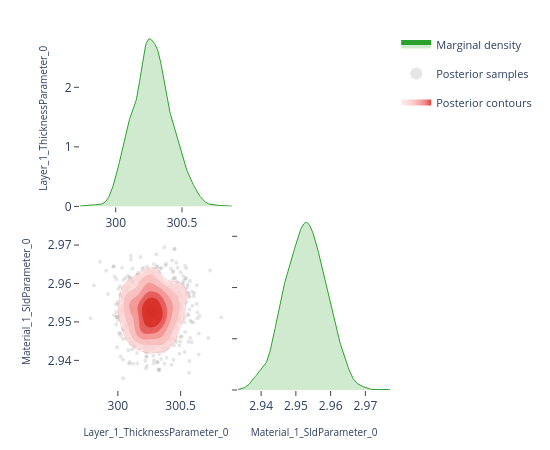

This figure's notebook cell:
### Code cell
# ---- Pairwise focus: thickness vs SLD ---------------------------------------
# A 2-parameter corner plot zooms in on the joint posterior for a specific
# pair.  This is the same view the EasyReflectometryApp's "2D Heatmap"
# sub-tab uses to inspect parameter degeneracies.


params_of_interest = ['Layer_1_ThicknessParameter_0', 'Material_1_SldParameter_0']
idx = [posterior.param_names.index(p) for p in params_of_interest]
subset_draws = np.asarray(posterior.draws)[:, idx]

fig = plot_corner(subset_draws, params_of_interest)
fig.show()

### Figure 1 — Plotly figure (JSON) as saved in the notebook; plotly's stock layout.template omitted (floating-point values rounded to 4 significant figures; data arrays with more than 128 entries replaced by an {"elided": "..."} marker saying what was removed)
{"data": [{"fill": "tozeroy", "fillcolor": "rgba(44, 160, 44, 0.22)", "hoverinfo": "skip", "legendgroup": "marginal", "line": {"color": "rgb(44, 160, 44)", "width": 1}, "mode": "lines", "name": "Marginal density", "showlegend": true, "type": "scatter", "x": {"elided": "256 float values"}, "xaxis": "x", "y": {"elided": "256 float values"}, "yaxis": "y"}, {"hoverinfo": "skip", "legendgroup": "scatter", "marker": {"color": "rgba(140, 140, 140, 0.22)", "size": 4}, "mode": "markers", "name": "Posterior samples", "showlegend": true, "type": "scatter", "x": {"elided": "880 float values"}, "xaxis": "x3", "y": {"elided": "880 float values"}, "yaxis": "y3", "zorder": 0}, {"colorscale": [[0.0, "rgba(255, 224, 224, 0.62)"], [0.35, "rgba(250, 188, 188, 0.70)"], [0.6, "rgba(245, 148, 148, 0.78)"], [0.82, "rgba(237, 104, 104, 0.84)"], [1.0, "rgba(215, 48, 39, 0.90)"]], "connectgaps": false, "contours": {"coloring": "fill", "end": 172.9, "showlabels": false, "showlines": false, "size": 27.31, "start": 36.41}, "hoverinfo": "skip", "legendgroup": "contour", "name": "Posterior contours", "showlegend": true, "showscale": false, "type": "contour", "x": [299.7, 299.7, 299.8, 299.8, 299.8, 299.8, 299.8, 299.8, 299.8, 299.9, 299.9, 299.9, 299.9, 299.9, 299.9, 299.9, 300.0, 300.0, 300.0, 300.0, 300.0, 300.0, 300.0, 300.1, 300.1, 300.1, 300.1, 300.1, 300.1, 300.2, 300.2, 300.2, 300.2, 300.2, 300.2, 300.2, 300.3, 300.3, 300.3, 300.3, 300.3, 300.3, 300.3, 300.4, 300.4, 300.4, 300.4, 300.4, 300.4, 300.4, 300.5, 300.5, 300.5, 300.5, 300.5, 300.5, 300.5, 300.6, 300.6, 300.6, 300.6, 300.6, 300.6, 300.6, 300.7, 300.7, 300.7, 300.7, 300.7, 300.7, 300.7, 300.8, 300.8, 300.8, 300.8, 300.8, 300.8, 300.8, 300.9, 300.9], "xaxis": "x3", "y": [2.933, 2.934, 2.934, 2.935, 2.936, 2.936, 2.937, 2.937, 2.938, 2.938, 2.939, 2.939, 2.94, 2.941, 2.941, 2.942, 2.942, 2.943, 2.943, 2.944, 2.944, 2.945, 2.946, 2.946, 2.947, 2.947, 2.948, 2.948, 2.949, 2.949, 2.95, 2.951, 2.951, 2.952, 2.952, 2.953, 2.953, 2.954, 2.954, 2.955, 2.956, 2.956, 2.957, 2.957, 2.958, 2.958, 2.959, 2.959, 2.96, 2.96, 2.961, 2.962, 2.962, 2.963, 2.963, 2.964, 2.964, 2.965, 2.965, 2.966, 2.967, 2.967, 2.968, 2.968, 2.969, 2.969, 2.97, 2.97, 2.971, 2.972, 2.972, 2.973, 2.973, 2.974, 2.974, 2.975, 2.975, 2.976, 2.977, 2.977], "yaxis": "y3", "z": {"elided": "80x80 float values"}, "zmax": 172.9, "zmin": 36.41, "zorder": 1}, {"colorscale": [[0.0, "rgba(250, 188, 188, 0.94)"], [0.35, "rgba(250, 188, 188, 0.94)"], [0.35, "rgba(245, 148, 148, 0.95)"], [0.6, "rgba(245, 148, 148, 0.95)"], [0.6, "rgba(237, 104, 104, 0.96)"], [0.82, "rgba(237, 104, 104, 0.96)"], [0.82, "rgba(215, 48, 39, 0.98)"], [1.0, "rgba(215, 48, 39, 0.98)"]], "contours": {"coloring": "lines", "end": 172.9, "showlabels": false, "size": 27.31, "start": 36.41}, "hoverinfo": "skip", "legendgroup": "contour", "line": {"width": 0.9}, "showlegend": false, "showscale": false, "type": "contour", "x": [299.7, 299.7, 299.8, 299.8, 299.8, 299.8, 299.8, 299.8, 299.8, 299.9, 299.9, 299.9, 299.9, 299.9, 299.9, 299.9, 300.0, 300.0, 300.0, 300.0, 300.0, 300.0, 300.0, 300.1, 300.1, 300.1, 300.1, 300.1, 300.1, 300.2, 300.2, 300.2, 300.2, 300.2, 300.2, 300.2, 300.3, 300.3, 300.3, 300.3, 300.3, 300.3, 300.3, 300.4, 300.4, 300.4, 300.4, 300.4, 300.4, 300.4, 300.5, 300.5, 300.5, 300.5, 300.5, 300.5, 300.5, 300.6, 300.6, 300.6, 300.6, 300.6, 300.6, 300.6, 300.7, 300.7, 300.7, 300.7, 300.7, 300.7, 300.7, 300.8, 300.8, 300.8, 300.8, 300.8, 300.8, 300.8, 300.9, 300.9], "xaxis": "x3", "y": [2.933, 2.934, 2.934, 2.935, 2.936, 2.936, 2.937, 2.937, 2.938, 2.938, 2.939, 2.939, 2.94, 2.941, 2.941, 2.942, 2.942, 2.943, 2.943, 2.944, 2.944, 2.945, 2.946, 2.946, 2.947, 2.947, 2.948, 2.948, 2.949, 2.949, 2.95, 2.951, 2.951, 2.952, 2.952, 2.953, 2.953, 2.954, 2.954, 2.955, 2.956, 2.956, 2.957, 2.957, 2.958, 2.958, 2.959, 2.959, 2.96, 2.96, 2.961, 2.962, 2.962, 2.963, 2.963, 2.964, 2.964, 2.965, 2.965, 2.966, 2.967, 2.967, 2.968, 2.968, 2.969, 2.969, 2.97, 2.97, 2.971, 2.972, 2.972, 2.973, 2.973, 2.974, 2.974, 2.975, 2.975, 2.976, 2.977, 2.977], "yaxis": "y3", "z": {"elided": "80x80 float values"}, "zmax": 172.9, "zmin": 36.41, "zorder": 2}, {"fill": "tozeroy", "fillcolor": "rgba(44, 160, 44, 0.22)", "hoverinfo": "skip", "legendgroup": "marginal", "line": {"color": "rgb(44, 160, 44)", "width": 1}, "mode": "lines", "name": "Marginal density", "showlegend": false, "type": "scatter", "x": {"elided": "256 float values"}, "xaxis": "x4", "y": {"elided": "256 float values"}, "yaxis": "y4"}], "layout": {"height": 450, "legend": {"font": {"size": 11}, "itemsizing": "constant", "orientation": "v", "x": 1.02, "xanchor": "left", "y": 1.0, "yanchor": "top"}, "margin": {"b": 60, "l": 80, "r": 160, "t": 30}, "plot_bgcolor": "white", "showlegend": true, "width": 550, "xaxis": {"anchor": "y", "domain": [0.0, 0.49], "showgrid": false, "ticks": "outside", "zeroline": false}, "xaxis2": {"anchor": "y2", "domain": [0.51, 1.0], "showgrid": false, "ticks": "outside", "visible": false, "zeroline": false}, "xaxis3": {"anchor": "y3", "domain": [0.0, 0.49], "showgrid": false, "ticks": "outside", "title": {"font": {"size": 10}, "text": "Layer_1_ThicknessParameter_0"}, "zeroline": false}, "xaxis4": {"anchor": "y4", "domain": [0.51, 1.0], "showgrid": false, "ticks": "outside", "title": {"font": {"size": 10}, "text": "Material_1_SldParameter_0"}, "zeroline": false}, "yaxis": {"anchor": "x", "domain": [0.51, 1.0], "showgrid": false, "ticks": "outside", "title": {"font": {"size": 10}, "text": "Layer_1_ThicknessParameter_0"}, "zeroline": false}, "yaxis2": {"anchor": "x2", "domain": [0.51, 1.0], "showgrid": false, "ticks": "outside", "visible": false, "zeroline": false}, "yaxis3": {"anchor": "x3", "domain": [0.0, 0.49], "showgrid": false, "ticks": "outside", "title": {"font": {"size": 10}, "text": "Material_1_SldParameter_0"}, "zeroline": false}, "yaxis4": {"anchor": "x4", "domain": [0.0, 0.49], "showgrid": false, "showticklabels": false, "ticks": "outside", "zeroline": false}}}
